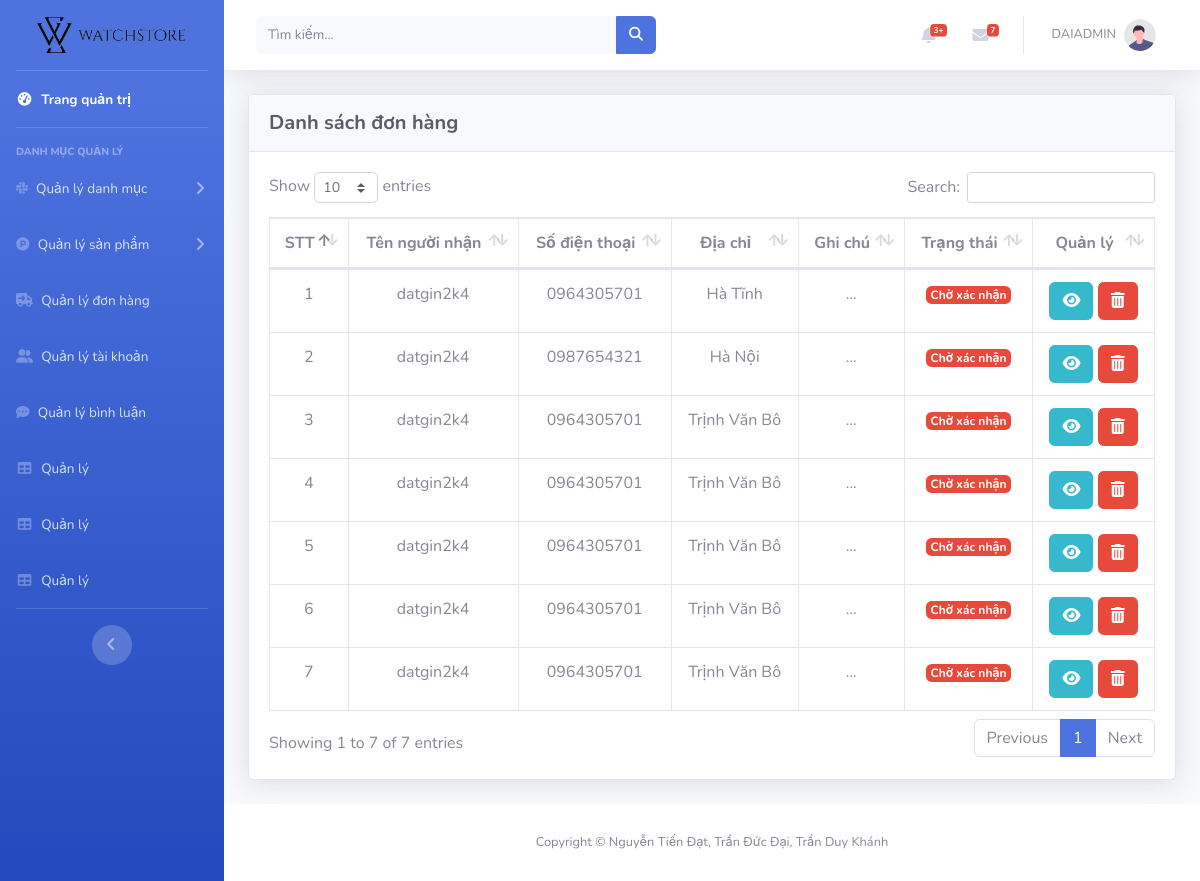
Before: /admin/index.php?act=list_donhang (signed in) with the older database file.
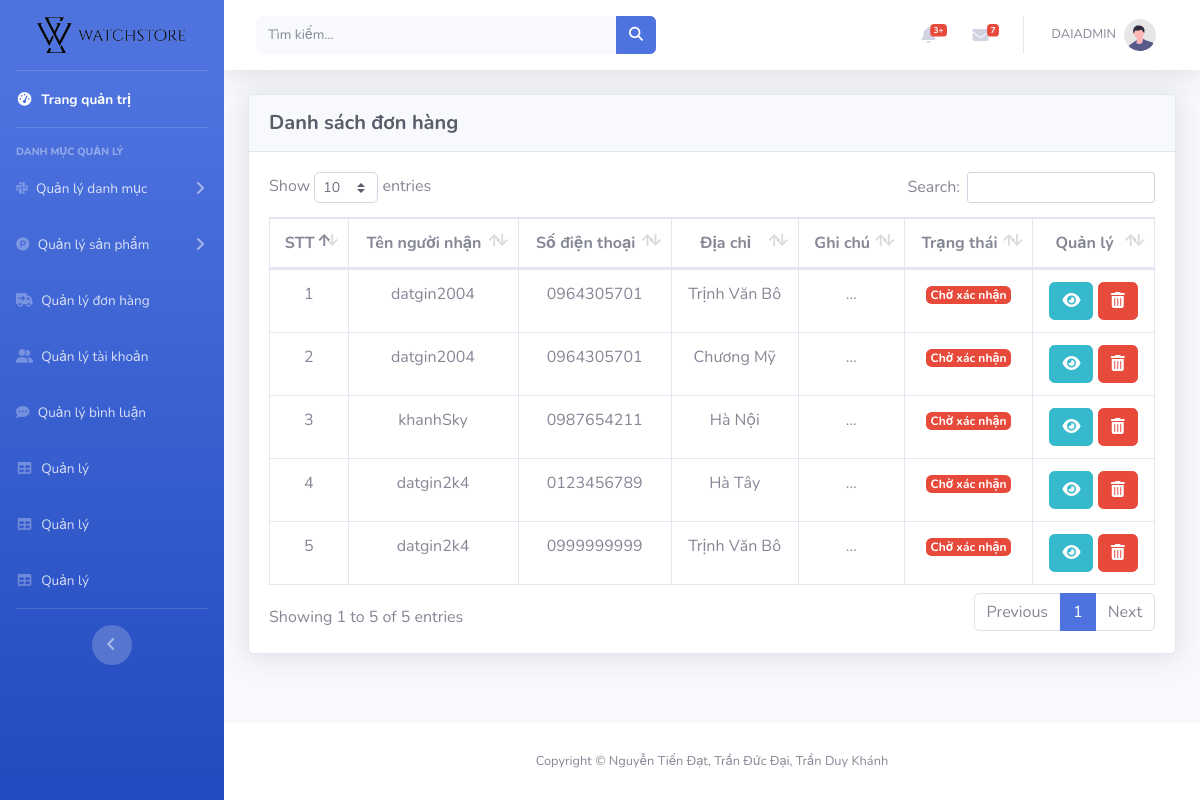
After: the same page with the newer database file.
### tables this page shows
CREATE TABLE `donhang` (
  `id` int(11) NOT NULL,
  `id_user` int(11) NOT NULL,
  `nguoi_nhan` varchar(255) NOT NULL,
  `email` varchar(255) NOT NULL,
  `tel` varchar(255) NOT NULL,
  `address` varchar(255) NOT NULL,
  `date` date DEFAULT NULL,
  `ghi_chu` varchar(255) DEFAULT NULL,
  `trangthai` int(11) NOT NULL
);

### model/pdo.php (called while the page is built, shortened)
<?php
function pdo_get_connection()
{
    $servername = "localhost";
    $username = "root";
    $password = "";
    try {
        $conn = new PDO("mysql:host=$servername;dbname=duan1", $username, $password);
        $conn->setAttribute(PDO::ATTR_ERRMODE, PDO::ERRMODE_EXCEPTION);
        return $conn;
    } catch (PDOException $e) {
        echo "Connection failed: " . $e->getMessage();
    }
}
function pdo_query($sql)
{
    $conn = pdo_get_connection();
    $sql = $conn->prepare($sql);
    $sql->execute();
    $kq = $sql->fetchAll(PDO::FETCH_ASSOC);
    return $kq;
}
?>

### model/donhang.php (called while the page is built, shortened)
<?php
function loadall_donhang($iddh = 0)
{
    $sql = "select * from donhang";
    return pdo_query($sql);
}

### admin/donhang/list_donhang.php (the view)
<div class="container-fluid">
    <div class="card shadow mb-4">
        <div class="card-header py-3">
            <h6 class="m-0 h5 text-dark font-weight-bold">Danh sách đơn hàng</h6>
        </div>
        <div class="card-body">
            <div class="table-responsive">
                <table class="table table-bordered text-center" id="dataTable" width="100%" cellspacing="0">
                    <thead>
                        <tr>
                            <th class="fw-bold text-secondary">STT</th>
                            <th class="fw-bold text-secondary">Tên người nhận</th>
                            <th class="fw-bold text-secondary">Số điện thoại</th>
                            <th class="fw-bold text-secondary">Địa chỉ</th>
                            <th class="fw-bold text-secondary">Ghi chú</th>
                            <th class="fw-bold text-secondary">Trạng thái</th>
                            <th class="fw-bold text-secondary">Quản lý</th>
                        </tr>
                    </thead>
                    <tbody>
                        <?php foreach ($list_donhang as $key => $value) { ?>
                            <tr>
                                <td><?= $key + 1?></td>
                                <td><?= $value['nguoi_nhan']?></td>
                                <td><?= $value['tel'] ?></td>
                                <td><?= $value['address'] ?></td>
                                <td>
                                    <?php
                                        if($value['ghi_chu'] != null){
                                            echo $value['ghi_chu'];
                                        }else{
                                            echo '...';
                                        }
                                    ?>
                                </td>
                                <td>
                                    <?php
                                        if($value['trangthai'] == 0){
                                            echo '<span class="badge bg-danger text-white">Chờ xác nhận</span>';
                                        }else if($value['trangthai'] == 1){
                                            echo '<span class="badge bg-primary text-white">Đã xác nhận</span>';
                                        }else if($value['trangthai'] == 2){
                                            echo '<span class="badge bg-warning text-white">Đang giao hàng</span>';
                                        }else{
                                            echo '<span class="badge bg-success text-white">Giao hàng thành công</span>';
                                        }
                                    ?>
                                </td>
                                <td>
                                    <a type="button" class="btn btn-info" href="?act=update_donhang&id=<?= $value['id'] ?>"><i class="fa-solid fa-eye"></i></a>
                                    <a type="button" class="btn btn-danger" href=""><i class="fa-solid fa-trash-can"></i></a>
                                </td>
                            </tr>
                        <?php } ?>
                    </tbody>
                </table>
            </div>
        </div>
    </div>
</div>
</div>

Changed rows visible on the page:
removed donhang: nguoi_nhan "datgin2k4", tel "0964305701", address "Hà Tĩnh", trangthai "Chờ xác nhận"
removed donhang: nguoi_nhan "datgin2k4", tel "0987654321", address "Hà Nội", trangthai "Chờ xác nhận"
removed donhang: nguoi_nhan "datgin2k4", tel "0964305701", address "Trịnh Văn Bô", trangthai "Chờ xác nhận"
removed donhang: nguoi_nhan "datgin2k4", tel "0964305701", address "Trịnh Văn Bô", trangthai "Chờ xác nhận"
removed donhang: nguoi_nhan "datgin2k4", tel "0964305701", address "Trịnh Văn Bô", trangthai "Chờ xác nhận"
removed donhang: nguoi_nhan "datgin2k4", tel "0964305701", address "Trịnh Văn Bô", trangthai "Chờ xác nhận"
removed donhang: nguoi_nhan "datgin2k4", tel "0964305701", address "Trịnh Văn Bô", trangthai "Chờ xác nhận"
added donhang: nguoi_nhan "datgin2004", tel "0964305701", address "Trịnh Văn Bô", trangthai "Chờ xác nhận"
added donhang: nguoi_nhan "datgin2004", tel "0964305701", address "Chương Mỹ", trangthai "Chờ xác nhận"
added donhang: nguoi_nhan "khanhSky", tel "0987654211", address "Hà Nội", trangthai "Chờ xác nhận"
added donhang: nguoi_nhan "datgin2k4", tel "0123456789", address "Hà Tây", trangthai "Chờ xác nhận"
added donhang: nguoi_nhan "datgin2k4", tel "0999999999", address "Trịnh Văn Bô", trangthai "Chờ xác nhận"
Other visible differences:
text written by a page script: "Show entries Search: Showing 1 to 7 of 7 entries Previous 1 Next" → "Show entries Search: Showing 1 to 5 of 5 entries Previous 1 Next"
